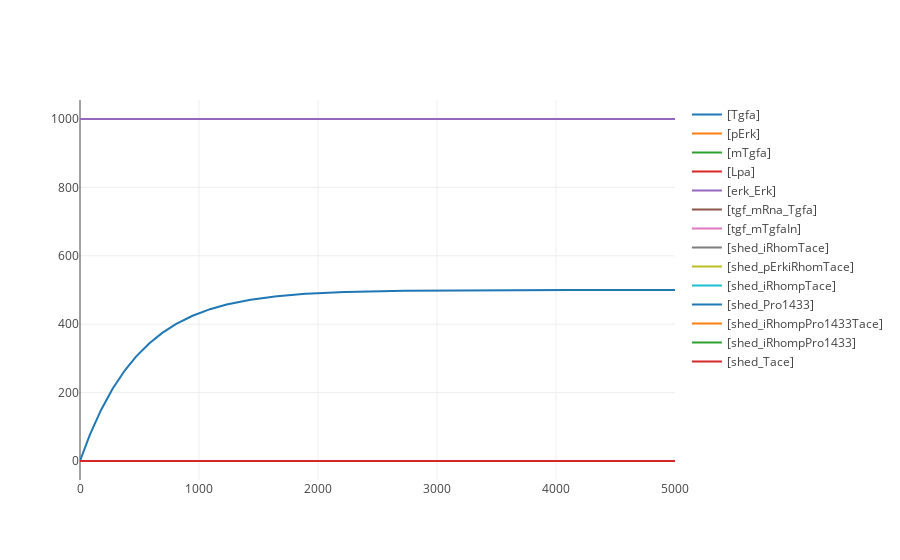

The cell this chart's notebook holds for it:
### Code cell
sheddingTest.reset()
sheddingTest.Tgfa = 0.0
sheddingTest.simulate(0,5000,500)
sheddingTest.plot()

### Figure 1 — Plotly figure (JSON) as saved in the notebook; plotly's stock layout.template omitted (floating-point values rounded to 4 significant figures; data arrays with more than 128 entries replaced by an {"elided": "..."} marker saying what was removed)
{"data": [{"type": "scatter", "x": {"elided": "500 float values"}, "y": {"elided": "500 int values"}, "name": "[Tgfa]", "opacity": 1, "mode": "lines"}, {"type": "scatter", "x": {"elided": "500 float values"}, "y": {"elided": "500 int values"}, "name": "[pErk]", "opacity": 1, "mode": "lines"}, {"type": "scatter", "x": {"elided": "500 float values"}, "y": {"elided": "500 int values"}, "name": "[mTgfa]", "opacity": 1, "mode": "lines"}, {"type": "scatter", "x": {"elided": "500 float values"}, "y": {"elided": "500 int values"}, "name": "[Lpa]", "opacity": 1, "mode": "lines"}, {"type": "scatter", "x": {"elided": "500 float values"}, "y": {"elided": "500 int values"}, "name": "[erk_Erk]", "opacity": 1, "mode": "lines"}, {"type": "scatter", "x": {"elided": "500 float values"}, "y": {"elided": "500 int values"}, "name": "[tgf_mRna_Tgfa]", "opacity": 1, "mode": "lines"}, {"type": "scatter", "x": {"elided": "500 float values"}, "y": {"elided": "500 int values"}, "name": "[tgf_mTgfaIn]", "opacity": 1, "mode": "lines"}, {"type": "scatter", "x": {"elided": "500 float values"}, "y": {"elided": "500 float values"}, "name": "[shed_iRhomTace]", "opacity": 1, "mode": "lines"}, {"type": "scatter", "x": {"elided": "500 float values"}, "y": {"elided": "500 int values"}, "name": "[shed_pErkiRhomTace]", "opacity": 1, "mode": "lines"}, {"type": "scatter", "x": {"elided": "500 float values"}, "y": {"elided": "500 int values"}, "name": "[shed_iRhompTace]", "opacity": 1, "mode": "lines"}, {"type": "scatter", "x": {"elided": "500 float values"}, "y": {"elided": "500 float values"}, "name": "[shed_Pro1433]", "opacity": 1, "mode": "lines"}, {"type": "scatter", "x": {"elided": "500 float values"}, "y": {"elided": "500 int values"}, "name": "[shed_iRhompPro1433Tace]", "opacity": 1, "mode": "lines"}, {"type": "scatter", "x": {"elided": "500 float values"}, "y": {"elided": "500 int values"}, "name": "[shed_iRhompPro1433]", "opacity": 1, "mode": "lines"}, {"type": "scatter", "x": {"elided": "500 float values"}, "y": {"elided": "500 int values"}, "name": "[shed_Tace]", "opacity": 1, "mode": "lines"}], "layout": {}}
